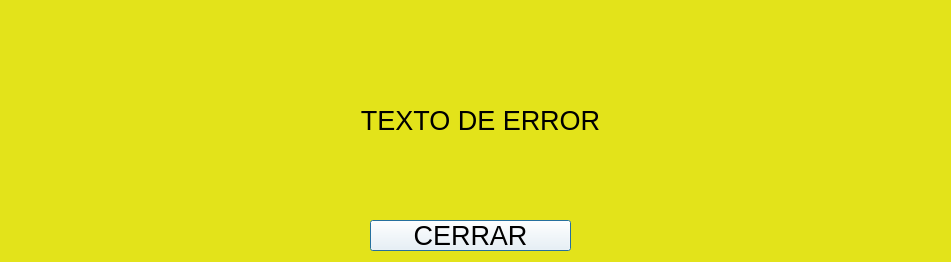
<?xml version="1.0" encoding="UTF-8"?>
<ui version="4.0">
 <class>Dialog</class>
 <widget class="QDialog" name="Dialog">
  <property name="geometry">
   <rect>
    <x>0</x>
    <y>0</y>
    <width>951</width>
    <height>262</height>
   </rect>
  </property>
  <property name="windowTitle">
   <string>Dialog</string>
  </property>
  <property name="styleSheet">
   <string notr="true">background-color: rgb(227, 227, 26);</string>
  </property>
  <widget class="QLabel" name="label">
   <property name="geometry">
    <rect>
     <x>30</x>
     <y>60</y>
     <width>901</width>
     <height>121</height>
    </rect>
   </property>
   <property name="font">
    <font>
     <pointsize>20</pointsize>
    </font>
   </property>
   <property name="text">
    <string>TEXTO DE ERROR</string>
   </property>
   <property name="alignment">
    <set>Qt::AlignCenter</set>
   </property>
  </widget>
  <widget class="QPushButton" name="btnCerrar">
   <property name="geometry">
    <rect>
     <x>370</x>
     <y>220</y>
     <width>201</width>
     <height>31</height>
    </rect>
   </property>
   <property name="font">
    <font>
     <pointsize>20</pointsize>
    </font>
   </property>
   <property name="styleSheet">
    <string notr="true">background-color: rgb(255, 255, 255);</string>
   </property>
   <property name="text">
    <string>CERRAR</string>
   </property>
  </widget>
 </widget>
 <resources/>
 <connections/>
</ui>
